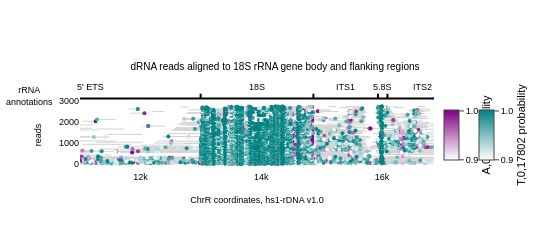

Here is the notebook cell this chart was saved with:
### Code cell
fig = plot_read_browser.plot_read_browser(
    mod_file_name=rrna_extract,
    # region = f"chrR:{12996+10}-{14864-00}",
    region = f"chrR:{12996-2000}-{14864+2000}",
    # motifs=["HRT,2,17802","DRACH,2,a"],
    motifs = ["A,0,a","T,0,17802"],
    sort_by=("read_length","desc"),
    thresh=0.9,
    # span_full_window=True,
    # size=2,
    colorscales={
        "GTTC,2,17802":["white","teal"],
        "TSTAG,2,17802":["white","green"],
        "DRACH,2,a":["white","purple"],
        "T,0,17802":["white","teal"],
        "A,0,a":["white","purple"],
        },
)
fig.update_layout(
    width=550,# these values are in pixels
    height=250,    
    title={
        'text': "dRNA reads aligned to 18S rRNA gene body and flanking regions",
        'x': 0.5,
        'xanchor': 'center',
        'y': 0.75,  # Adjust the vertical position of the title
        'yanchor': 'top',
        'pad': {'b': 10},
        'font': dict(family='Arial', color='black', size=10)
    },
    font=dict(family='Arial', color='black', size=9),
    xaxis_title={
        'text': 'ChrR coordinates, hs1-rDNA v1.0',
        'font': dict(family='Arial', color='black', size=9)
    },
    yaxis_title={
        'text': 'reads',
        'font': dict(family='Arial', color='black', size=9)
    },
    legend_font=dict(family='Arial', color='black', size=9)
)
# Define your regions (from the BED file data you provided)
regions = [
    {'start': 9339, 'end': 12995, 'label': "5' ETS"},
    {'start': 12996, 'end': 14864, 'label': '18S'},
    {'start': 14865, 'end': 15934, 'label': 'ITS1'},
    {'start': 15935, 'end': 16091, 'label': '5.8S'},
    {'start': 16092, 'end': 17258, 'label': 'ITS2'},
]

# Add a horizontal line spanning all regions at the top
fig.add_shape(
    type="line",
    x0=regions[0]['start'],
    x1=regions[-1]['end'],
    y0=1.02,  # Just above the plot
    y1=1.02,
    yref="paper",
    line=dict(color="black", width=2),
)

# Add vertical tick marks at region boundaries - much taller
for i, region in enumerate(regions):
    # Tick at start of region
    fig.add_shape(
        type="line",
        x0=region['start'],
        x1=region['start'],
        y0=1.02,
        y1=1.09,  # Much taller tick (increased from 0.02 to 0.04 height)
        yref="paper",
        line=dict(color="black", width=2),
    )
    # Tick at end of last region
    if i == len(regions) - 1:
        fig.add_shape(
            type="line",
            x0=region['end'],
            x1=region['end'],
            y0=1.02,
            y1=1.09,
            yref="paper",
            line=dict(color="black", width=2),
        )

# Add text annotations above the line
for region in regions:
    mid_point = (region['start'] + region['end']) / 2
    fig.add_annotation(
        x=mid_point,
        y=1.08,  # Above the ticks
        yref="paper",
        text=region['label'],
        showarrow=False,
        # font=dict(size=9, color="black", family="Arial"),
        xanchor="center",
        yanchor="bottom"
    )

# Add label on the left indicating these are annotations
fig.add_annotation(
    x=0,
    xref="paper",
    y=1.055,  # Centered vertically with the annotation track
    yref="paper",
    text="rRNA<br>annotations",
    showarrow=False,
    # font=dict(family='Arial', color='black', size=9),
    xanchor="right",
    yanchor="middle",
    xshift=-25,  # Add a bit of space from the left edge,
    font=dict(family='Arial', color='black', size=9)
)

# Update layout to make room at the top
# fig.update_layout(
#     # margin=dict(t=120),  # Increase top margin

# )

fig.write_image(figure_dir / "18SRNA_flanking_read_browser.svg", format="svg")
display(fig)
